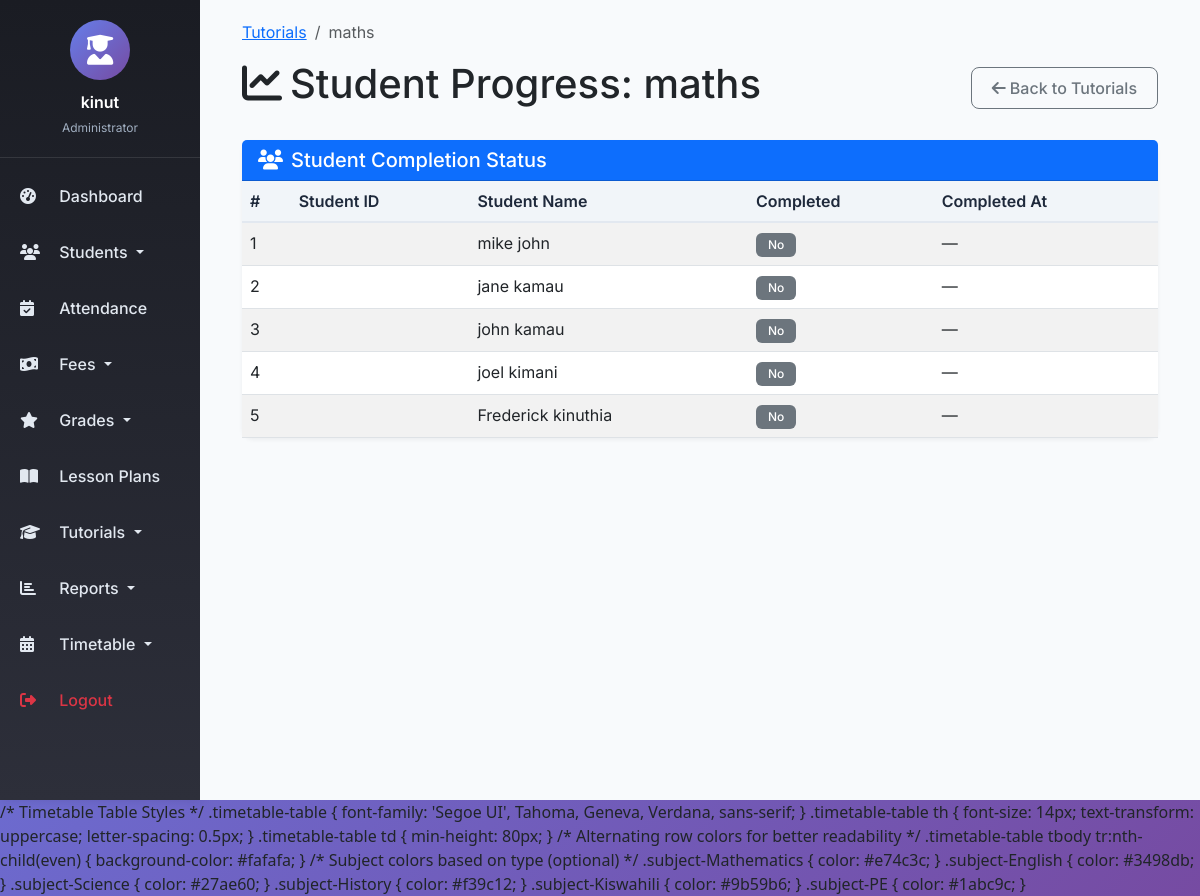
The page /manage/tutorials/2/progress/ (signed in) on the database its author committed.
### management/models.py (models this page shows, shortened)
class Tutorial(models.Model):
    title = models.CharField(max_length=200)
    description = models.TextField(blank=True)
    subject = models.CharField(max_length=100)
    grade_level = models.CharField(max_length=20, blank=True)
    content = models.TextField(help_text="HTML or Markdown content")
    video_url = models.URLField(blank=True, help_text="YouTube or Vimeo link")
    attachment = models.FileField(upload_to='tutorials/', blank=True, null=True)
    created_by = models.ForeignKey(User, on_delete=models.SET_NULL, null=True, related_name='tutorials_created')
    created_at = models.DateTimeField(auto_now_add=True)
    updated_at = models.DateTimeField(auto_now=True)
    is_published = models.BooleanField(default=False)
    class Meta:
        ordering = ['-created_at']

class Student(models.Model):
    GENDER_CHOICES = [
        ('Male', 'Male'),
        ('Female', 'Female'),
        ('Other', 'Other'),
    ]
    user = models.OneToOneField(User, on_delete=models.CASCADE, null=True, blank=True)
    Admission_Number = models.CharField(max_length=20, unique=True)
    First_Name = models.CharField(max_length=50)
    Last_Name = models.CharField(max_length=50)
    date_of_birth = models.DateField()
    Gender = models.CharField(max_length=10, choices=GENDER_CHOICES)
    Address = models.TextField()
    Contact_Number = models.CharField(max_length=15)
    Parent_Guardian_Name = models.CharField(max_length=100)
    Parent_Guardian_Contact = models.CharField(max_length=15)
    Parent_Guardian_Email = models.EmailField()
    Enrollment_Date = models.DateField()
    Photo = models.ImageField(upload_to='student_photos/', null=True, blank=True)
    is_active = models.BooleanField(default=True)
    created_at = models.DateTimeField(auto_now_add=True)
    updated_at = models.DateTimeField(auto_now=True)
    class Meta:
        ordering = ['Last_Name', 'First_Name']
    @property
    def full_name(self):
        return f"{self.First_Name} {self.Last_Name}"

### management/views.py (the view)
# urls.py: path('manage/tutorials/<int:pk>/progress/', views.TutorialProgressView.as_view(), name='tutorial_progress'),
class TutorialProgressView(LoginRequiredMixin, UserPassesTestMixin, ListView):
    model = Student
    template_name = 'management/tutorial_progress.html'
    context_object_name = 'students'
    paginate_by = 50
    def test_func(self):
        return self.request.user.is_staff or self.request.user.groups.filter(name='Teacher').exists()
    def get_queryset(self):
        self.tutorial = get_object_or_404(Tutorial, pk=self.kwargs['pk'])
        return Student.objects.filter(is_active=True).order_by('Last_Name', 'First_Name')
    def get_context_data(self, **kwargs):
        context = super().get_context_data(**kwargs)
        progress_qs = StudentTutorialProgress.objects.filter(tutorial=self.tutorial)
        progress_dict = {p.student_id: p for p in progress_qs}
        context['progress_dict'] = progress_dict
        context['tutorial'] = self.tutorial
        return context

### management/templatetags/custom_filter.py (called while the page is built)
@register.filter
def get_item(dictionary, key):
    return dictionary.get(key)

### management/templates/management/tutorial_progress.html (shortened to what this page needs)
{% extends 'base.html' %}
{% load static %}
{% load custom_filter %}
{% block content %}
<div class="container-fluid">
    <nav aria-label="breadcrumb">
        <ol class="breadcrumb">
            <li class="breadcrumb-item"><a href="{% url 'tutorial_list_admin' %}">Tutorials</a></li>
            <li class="breadcrumb-item active">{{ tutorial.title }}</li>
        </ol>
    </nav>
    <div class="d-flex justify-content-between align-items-center mb-4">
        <h1><i class="fas fa-chart-line me-2"></i>Student Progress: {{ tutorial.title }}</h1>
        <a href="{% url 'tutorial_list_admin' %}" class="btn btn-outline-secondary">
            <i class="fas fa-arrow-left me-1"></i>Back to Tutorials
        </a>
    </div>
    <div class="card">
        <div class="card-header bg-primary text-white">
            <h5 class="mb-0"><i class="fas fa-users me-2"></i>Student Completion Status</h5>
        </div>
        <div class="card-body p-0">
            <table class="table table-striped table-hover mb-0">
                <thead class="table-light">
                    <tr>
                        <th>#</th>
                        <th>Student ID</th>
                        <th>Student Name</th>
                        <th>Completed</th>
                        <th>Completed At</th>
                    </tr>
                </thead>
                <tbody>
                    {% for student in students %}
                    <tr>
                        <td>{{ forloop.counter }}</td>
                        <td>{{ student.student_id }}</td>
                        <td>{{ student.full_name }}</td>
                        <td>
                            {% with progress=progress_dict|get_item:student.id %}
                                {% if progress and progress.completed %}
                                    <span class="badge bg-success">Yes</span>
                                {% else %}
                                    <span class="badge bg-secondary">No</span>
                                {% endif %}
                            {% endwith %}
                        </td>
                        <td>
                            {% with progress=progress_dict|get_item:student.id %}
                                {% if progress and progress.completed_at %}
                                    {{ progress.completed_at|date:"M d, Y H:i" }}
                                {% else %}
                                    —
                                {% endif %}
                            {% endwith %}
                        </td>
                    </tr>
                    {% empty %}
                    <tr>
                        <td colspan="5" class="text-center text-muted">No students found.</td>
                    </tr>
                    {% endfor %}
                </tbody>
            </table>
        </div>
    </div>
</div>
{% endblock %}

### templates/base.html (shortened to what this page needs)
<!DOCTYPE html>
<html lang="en">
<head>
    <link href="https://cdn.jsdelivr.net/npm/bootstrap@5.3.0/dist/css/bootstrap.min.css" rel="stylesheet" />
    <link rel="stylesheet" href="https://cdnjs.cloudflare.com/ajax/libs/font-awesome/6.4.0/css/all.min.css" />
</head>
<body>
    <div class="container-fluid p-0">
        <div class="row g-0">
            <div class="col-md-2 sidebar d-none d-md-block">
                <div class="user-info">
                    <div class="user-avatar">
                        <i class="fas fa-user-graduate"></i>
                    </div>
                    <div class="user-name">{{ user.get_full_name|default:user.username }}</div>
                    <div class="user-role">
                        {% if user.is_superuser %}
                            Administrator
                        {% elif user.groups.all %}
                            {{ user.groups.first.name }}
                        {% else %}
                            Staff
                        {% endif %}
                    </div>
                </div>
                <nav class="nav flex-column">
                    <a class="nav-link" href="{% url 'dashboard' %}">
                        <i class="fas fa-tachometer-alt"></i> Dashboard
                    </a>
                    <li class="nav-item dropdown">
                        <a class="nav-link dropdown-toggle" href="#" role="button" data-bs-toggle="dropdown">
                            <i class="fas fa-users"></i> Students
                        </a>
                    </li>
                    <a class="nav-link" href="{% url 'attendance_list' %}">
                        <i class="fas fa-calendar-check"></i> Attendance
                    </a>
                    <li class="nav-item dropdown">
                        <a class="nav-link dropdown-toggle" href="#" role="button" data-bs-toggle="dropdown">
                            <i class="fas fa-money-bill-wave"></i> Fees
                        </a>
                    </li>
                    <li class="nav-item dropdown">
                        <a class="nav-link dropdown-toggle" href="#" role="button" data-bs-toggle="dropdown">
                            <i class="fas fa-star"></i> Grades
                        </a>
                    </li>
                    <a class="nav-link" href="{% url 'lesson_plan_list' %}">
                        <i class="fas fa-book-open"></i> Lesson Plans
                    </a>
                    <li class="nav-item dropdown">
                        <a class="nav-link dropdown-toggle" href="#" role="button" data-bs-toggle="dropdown">
                            <i class="fas fa-graduation-cap"></i> Tutorials
                        </a>
                    </li>
                    <li class="nav-item dropdown">
                        <a class="nav-link dropdown-toggle" href="#" role="button" data-bs-toggle="dropdown">
                            <i class="fas fa-chart-bar"></i> Reports
                        </a>
                    </li>
                    <li class="nav-item dropdown">
    <a class="nav-link dropdown-toggle" href="#" role="button" data-bs-toggle="dropdown">
        <i class="fas fa-calendar-alt"></i> Timetable
    </a>
</li>
                    <a class="nav-link text-danger" href="{% url 'logout' %}">
                        <i class="fas fa-sign-out-alt"></i> Logout
                    </a>
                </nav>
            </div>
            <div class="col-md-10 main-content">
                {% block content %}
                {% endblock %}
            </div>
        </div>
    </div>
    /* Timetable Table Styles */
.timetable-table {
    font-family: 'Segoe UI', Tahoma, Geneva, Verdana, sans-serif;
}
.timetable-table th {
    font-size: 14px;
    text-transform: uppercase;
    letter-spacing: 0.5px;
}
.timetable-table td {
    min-height: 80px;
}
/* Alternating row colors for better readability */
.timetable-table tbody tr:nth-child(even) {
    background-color: #fafafa;
}
/* Subject colors based on type (optional) */
.subject-Mathematics { color: #e74c3c; }
.subject-English { color: #3498db; }
.subject-Science { color: #27ae60; }
.subject-History { color: #f39c12; }
.subject-Kiswahili { color: #9b59b6; }
.subject-PE { color: #1abc9c; }
</body>
</html>

### templates/base.html (style rules this page uses)
* { font-family: 'Inter', sans-serif; }
body { background: linear-gradient(135deg, #667eea 0%, #764ba2 100%); min-height: 100vh; }
.sidebar { min-height: 100vh; background: linear-gradient(180deg, #1a1c23 0%, #2d2f3a 100%); box-shadow: 2px 0 10px rgba(0,0,0,0.1); transition: all 0.3s ease; }
.sidebar .nav-link { color: #e2e8f0; padding: 12px 20px; transition: all 0.3s ease; font-weight: 500; margin: 4px 0; }
.sidebar .nav-link i { width: 25px; margin-right: 10px; }
.main-content { background: #f8fafc; min-height: 100vh; padding: 20px 30px; }
.card { border: none; border-radius: 12px; box-shadow: 0 2px 4px rgba(0,0,0,0.05); transition: transform 0.2s ease, box-shadow 0.2s ease; }
.table { margin-bottom: 0; }
.table thead th { background-color: #f1f5f9; color: #1e293b; font-weight: 600; border-bottom: 2px solid #e2e8f0; }
.btn { border-radius: 8px; padding: 8px 20px; font-weight: 500; transition: all 0.2s ease; }
.badge { padding: 6px 12px; border-radius: 6px; font-weight: 500; }
.user-info { padding: 20px; text-align: center; border-bottom: 1px solid rgba(255,255,255,0.1); margin-bottom: 10px; }
.user-avatar { width: 60px; height: 60px; background: linear-gradient(135deg, #667eea 0%, #764ba2 100%); border-radius: 50%; display: flex; align-items: center; justify-content: center; margin: 0 auto 10px; }
.user-avatar i { font-size: 30px; color: white; }
.user-name { color: white; font-weight: 600; margin-bottom: 5px; }
.user-role { color: #a0aec0; font-size: 12px; }

### rows shown on the page
Tutorial: title "maths"
Student: full_name "mike john"
Student: full_name "jane kamau"
Student: full_name "john kamau"
Student: full_name "joel kimani"
Student: full_name "Frederick kinuthia"

### other values the page prints
{{ user.get_full_name|default:user.username }} "kinut"
